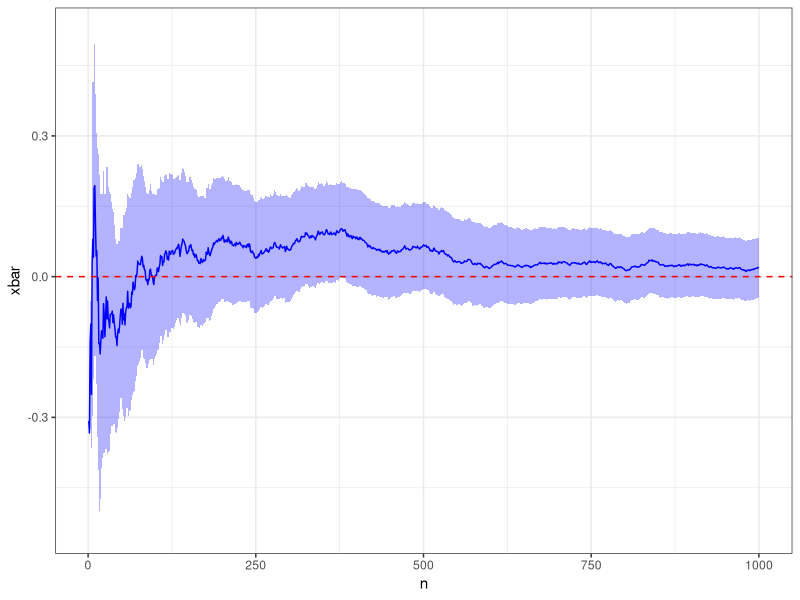
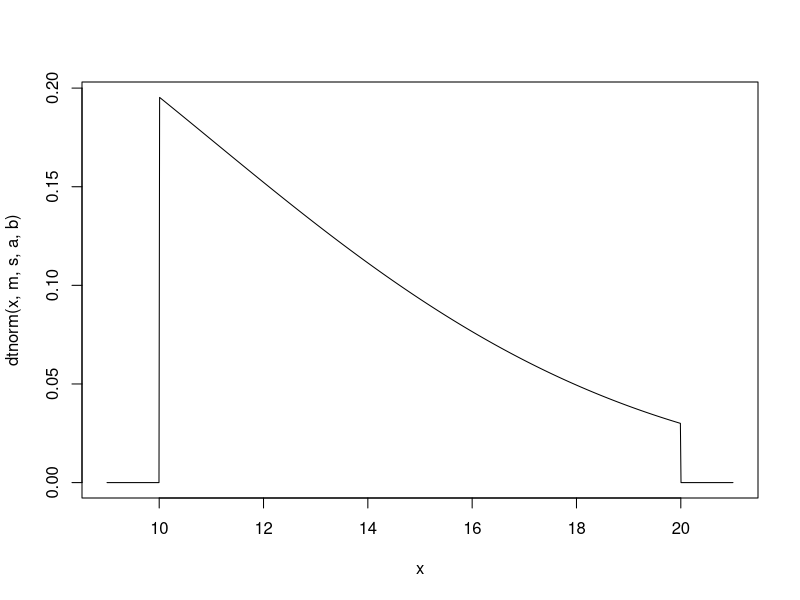
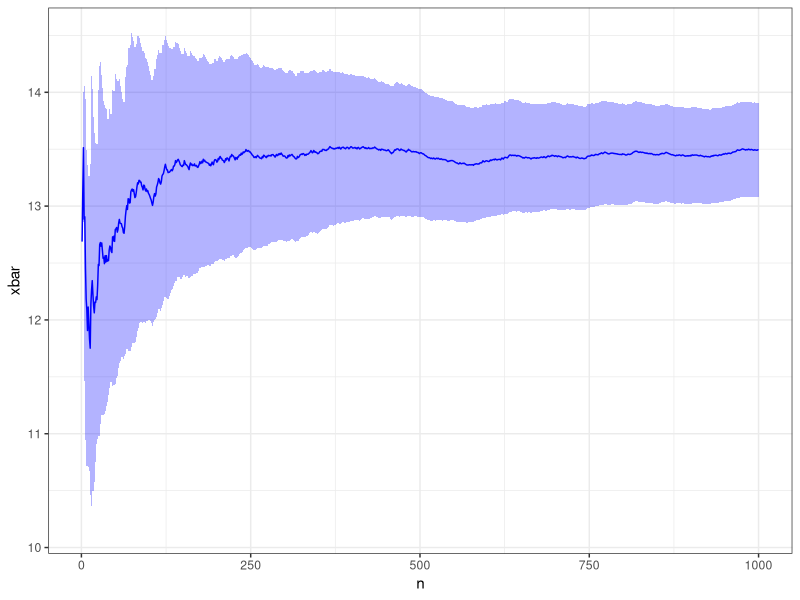
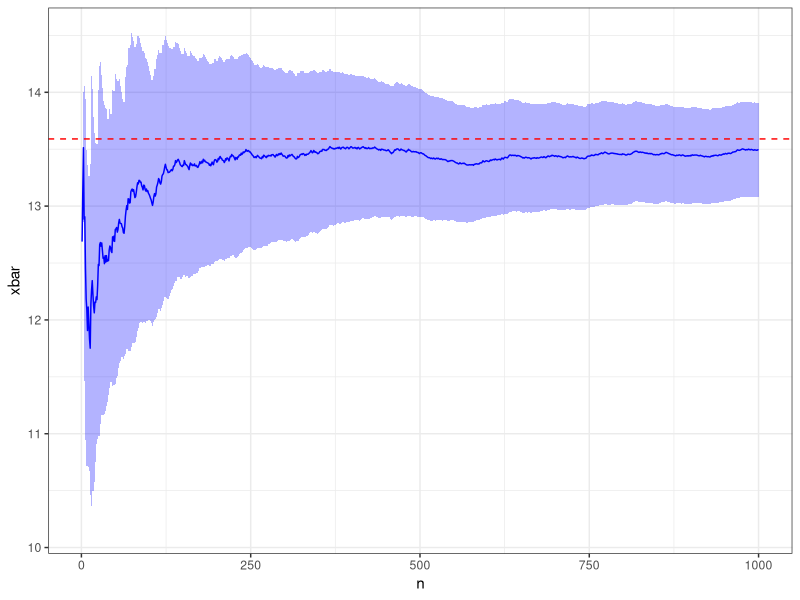
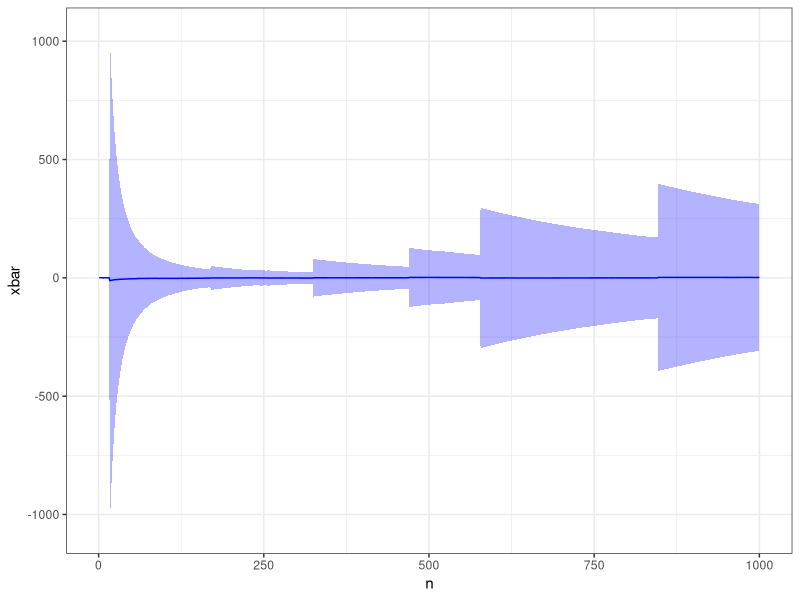
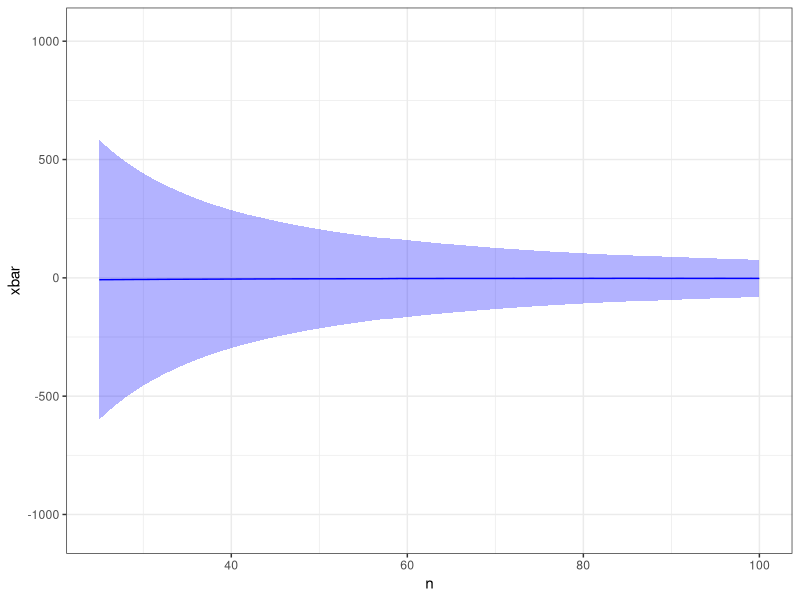
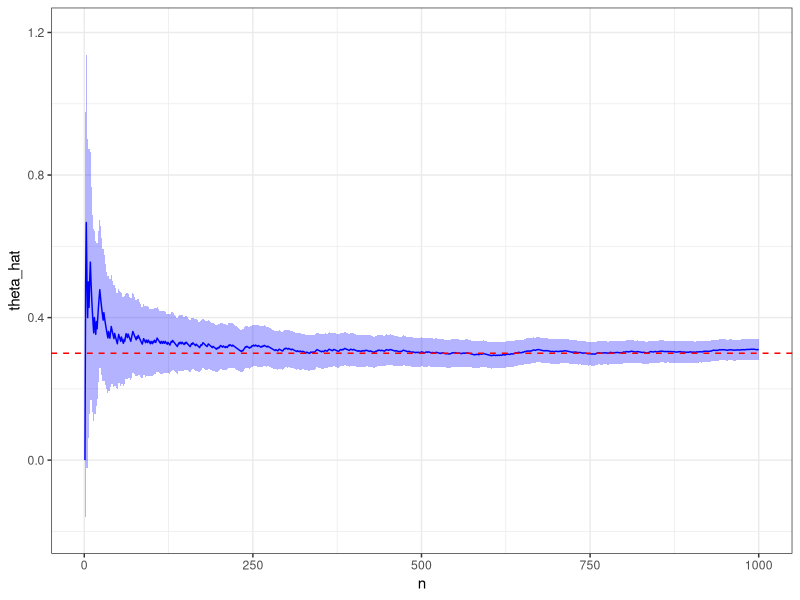
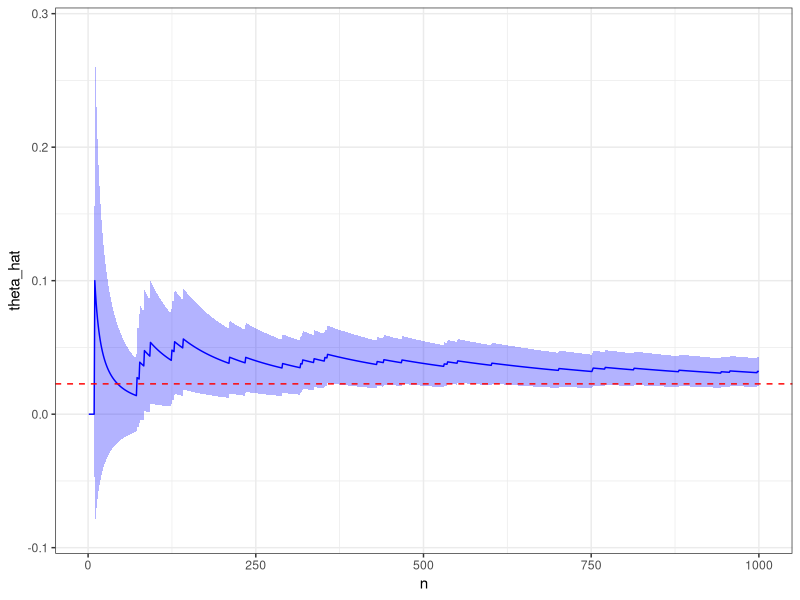

These charts were generated, in order, by the following R code:
## ---- chunk 1
knitr::opts_chunk$set(echo = TRUE)
## ---- chunk 2
library("tidyverse"); theme_set(theme_bw())
## ---- chunk 3
create_mean_dataframe <- function(x) {
  data.frame(n = 1:length(x)) %>%
    mutate(
      xbar = cumsum(x)/n,
      s    = cumsum((x-xbar)^2)/(n-1),
      lcl  = xbar - qnorm(.975)*s/sqrt(n),
      ucl  = xbar + qnorm(.975)*s/sqrt(n)
    )
}
## ---- chunk 4
plot_mean <- function(d, truth = NULL) {
  g <- ggplot(d, aes(x = n, y = xbar, ymin = lcl, ymax = ucl)) + 
    geom_ribbon(fill = "blue", alpha = 0.3) + 
    geom_line(color = "blue")
  
  if (!is.null(truth))
    g <- g + geom_hline(yintercept = truth, color = "red", linetype = 2)
  
  return(g)
}
## ---- chunk 5
m <- 0
s <- 1

x <- rnorm(1e3, mean = m, sd = s)

d <- create_mean_dataframe(x)

plot_mean(d, truth = m)
## ---- chunk 6
rtnorm <- function(n, mean, sd, a, b) {
  x <- rnorm(n, mean, sd)
  for (i in seq_along(x)) {
    while (x[i] < a || x[i] > b) {
      x[i] <- rnorm(1, mean, sd)
    }
  }
  return(x)
}
## ---- chunk 7
dtnorm <- function(x, mean, sd, a, b) {
  c <- diff(pnorm(c(a,b), mean, sd))
  d <- dnorm(x, mean, sd)/c
  return(d * (a < x & x < b))
}
## ---- chunk 8
m <- 3
s <- 8
a <- 10
b <- 20
## ---- chunk 9
curve(dtnorm(x, m, s, a, b), a-1, b+1, n = 1001)
## ---- chunk 10
x <- rtnorm(1e3, m, s, a, b)
d <- create_mean_dataframe(x)
plot_mean(d)
## ---- chunk 11
alpha <- (a-m)/s
beta  <- (b-m)/s
mean <- m + (dnorm(alpha)-dnorm(beta))/(pnorm(beta) - pnorm(alpha)) * s
plot_mean(d, truth = mean)
## ---- chunk 12
m <- 0
s <- 1

x <- rcauchy(1e3, m, s)

d <- create_mean_dataframe(x)
plot_mean(d)
plot_mean(d) + xlim(25,100) # will likely need to adjust the limits
## ---- chunk 13
create_proportion_dataframe <- function(x) {
  data.frame(n = 1:length(x)) %>%
    mutate(
      theta_hat = cumsum(x)/n,
      se        = sqrt(theta_hat*(1-theta_hat)/n),
      lcl       = theta_hat - qnorm(.975)*se,
      ucl       = theta_hat + qnorm(.975)*se
    )
}
## ---- chunk 14
plot_proportion <- function(d, truth = NULL) {
  g <- ggplot(d, aes(x = n, y = theta_hat, ymin = lcl, ymax = ucl)) + 
    geom_ribbon(fill = "blue", alpha = 0.3) + 
    geom_line(color = "blue")
  
  if (!is.null(truth))
    g <- g + geom_hline(yintercept = truth, color = "red", linetype = 2)
  
  return(g)
}
## ---- chunk 15
p <- 0.3

x <- rbinom(1e3, size = 1, prob = p)

d <- create_proportion_dataframe(x)
plot_proportion(d, truth = p)
## ---- chunk 16
m <- 0
s <- 1
a <- 2
b <- 4

y <- rnorm(1e3, m, s)
x <- a < y & y < b

d <- create_proportion_dataframe(x)
plot_proportion(d, truth = diff(pnorm(c(a,b), mean = m, sd = s)))
## ---- chunk 17
n <- 1e3
y <- rnorm(n)
e <- rexp(n)

x <- abs(y) < e

d <- create_proportion_dataframe(x)
plot_proportion(d)

tail(d,1)
